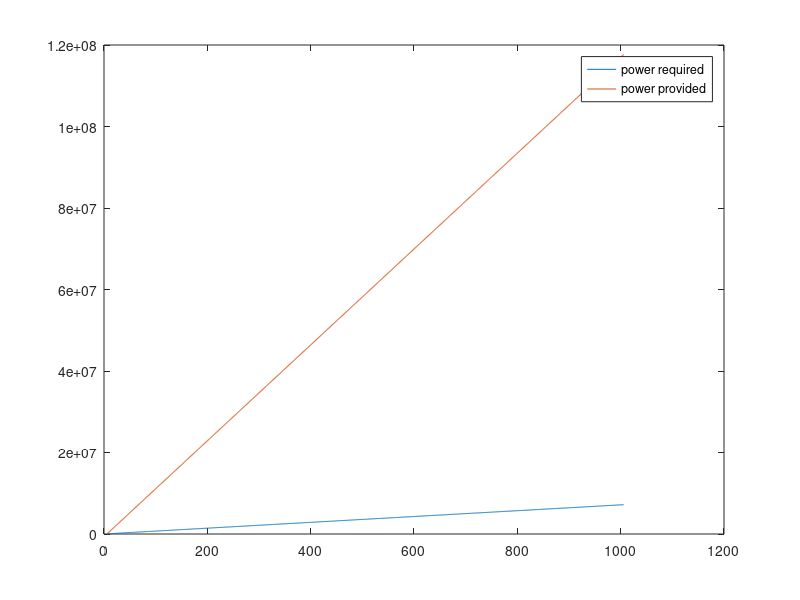

MATLAB code for this plot:
%nuclear engine estimates

mempty = 5;  %kg
distEarth2Moon = 384400000; %meters
SGP = 3.986e14; %standard gravitational parameter
Vmoon = (SGP / distEarth2Moon)^0.5;
ge=9.81;
Isp = 900;
gm = 1.62; 
mprop = mempty*exp(Vmoon/(Isp*ge)) - mempty; 


%using KRUSTY engine
specificPower = 4000e6/34000; %W/kg
reactorMass = 0:1000;

mtotal = mprop + mempty + reactorMass;
thrust = mtotal * gm;

power = thrust * Isp * ge/2;
plot(mtotal, power)
hold on
plot(mtotal,reactorMass*specificPower)
legend("power required", "power provided")